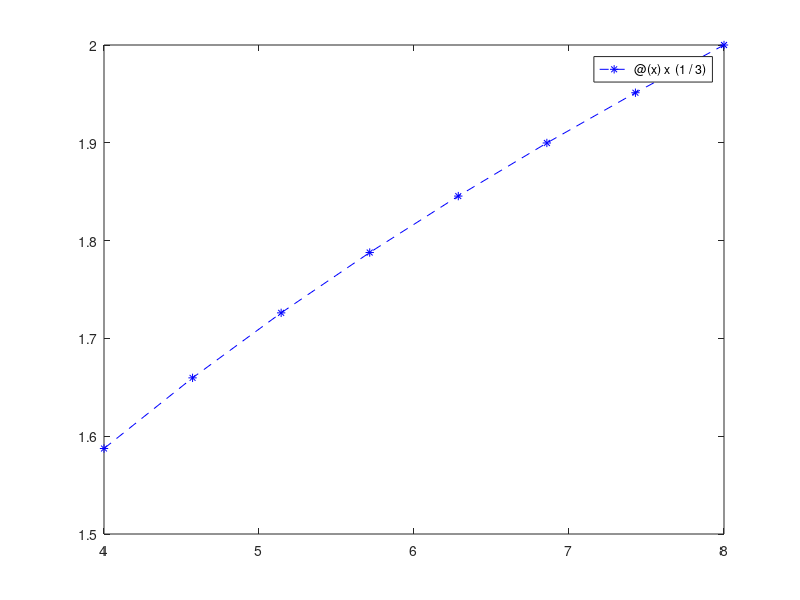

Recreate this plot in MATLAB. (Note: this script raises an error after producing the figure.)
clc
clear
y_in=[ 1.58740105 1.709976 1.81712059 1.912931 2.000];
x_in = [4:8];
n_max=size(x_in,2);
s='Enter the value of X to interpolate : ';
x=input(s);
fplot(@(x) x^(1/3),[4 8],'b--*');
for n=2:n_max
%x_in1=x_in(1:n);
%y_in1=y_in(1:n);
hold on;
Best_NP(x,x_in,y_in,n);
%legend('-DynamicLegend');
%hold all;   
%fplot(@(x)lagrange_inter(x,x_in1,y_in1),[4 8],'DisplayName',strcat('Order ',num2str(n)));
%fplot(@(x)lagrange_inter(x,x_in1,y_in1),[4 8]);
end

legend('X^{(1/3)}','P_1(x)','P_2(x)','P_3(x)','P_4(x)','Location','SouthEast')
xlabel('X')
ylabel('Interpolated Y')
title('Lagrange polynomial interpolation')